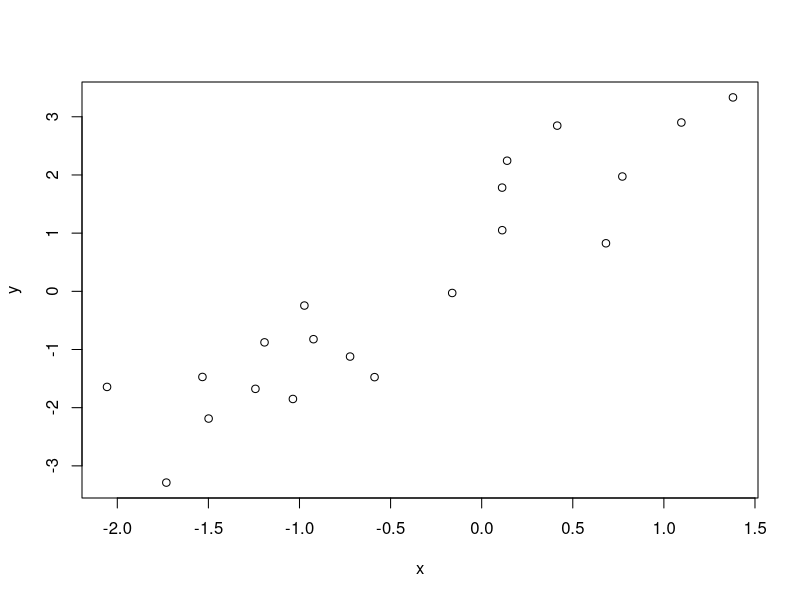
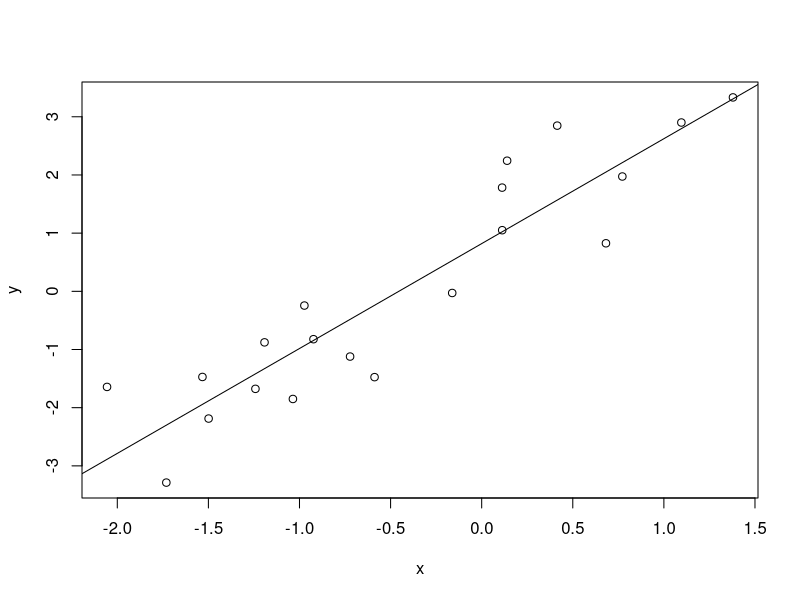
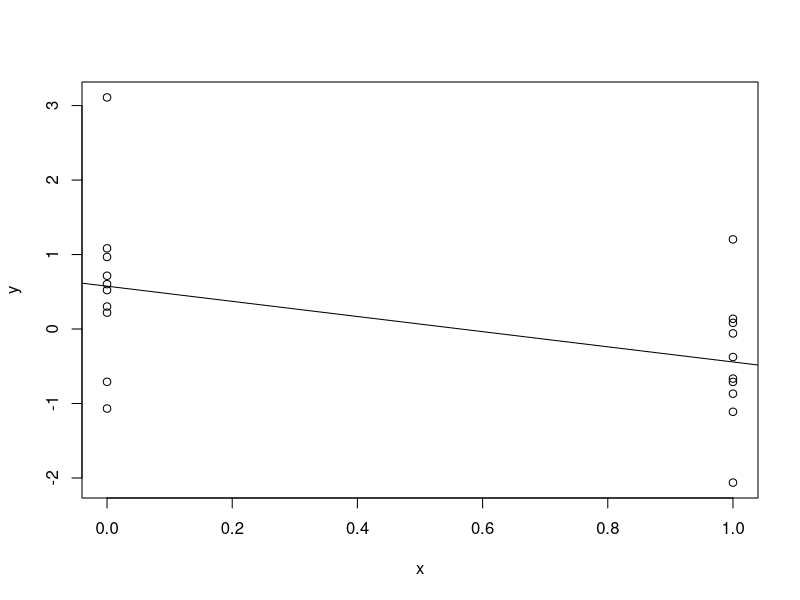

R code for these plots, in order:
## ---- chunk 1
#alpha+epsilon
## ---- chunk 2
y <- rnorm(1000, mean = 6, sd = 5)
model1 <- lm(y~1)
coef(model1);confint(model1)
sigma(model1)
## ---- chunk 3
x <- rnorm(20)
alpha = 1
beta = 2
y <- rnorm(20, alpha+beta*x)
model2 <- lm(y~x)
## ---- chunk 4
plot(y~x);plot(x,y)
abline(model2)
## ---- chunk 5
x <- rbinom(20,size = 1,prob = 0.5)
alpha = 1;beta=3
y <- rnorm(alpha+beta*x)
model3 <- lm(y~x)
plot(y~x)
abline(model3)
## ---- chunk 6
t.test(y[x==0], y[x==1])
## ---- chunk 7
confint(model3)
## ---- chunk 8
# gets smaller with larger n
# gets larger with larger standard deviation
## ---- chunk 9
dolm <- function(x, alpha, beta){
  ynew <- rnorm(alpha+x*beta)
  coef(lm(ynew~x))
}
apply(t(replicate(10000,dolm(alpha = alpha, beta = beta, x = x))),2,quantile,probs=c(0.025,0.975))

# less accurate especially for small nr of simulations
## ---- chunk 10
# range that contains the true parameter 95% of the time
